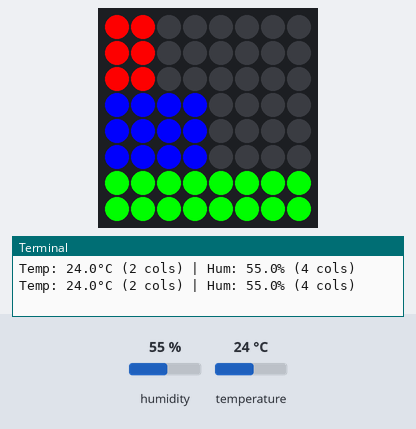
Simulated run of this program. Board: Raspberry Pi (BCM pin numbers) with a Sense HAT. On the bench: the Sense HAT's 8×8 RGB LED matrix, the last lines printed to the terminal. The test bench sets the inputs (shaded band); at power-on: humidity 55 %, temperature 24 °C.

Above: at 1.2 s.
1.3 s: humidity set to 22 %
At 2.7 s:
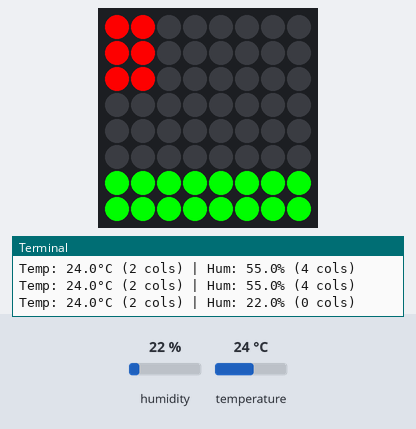
3.5 s: temperature set to 12 °C
At 5.1 s:
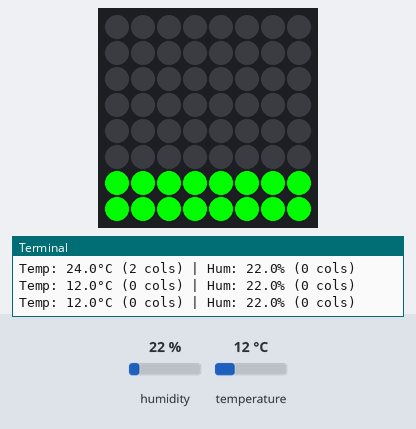
5.5 s: humidity set to 40 %
At 7.2 s:
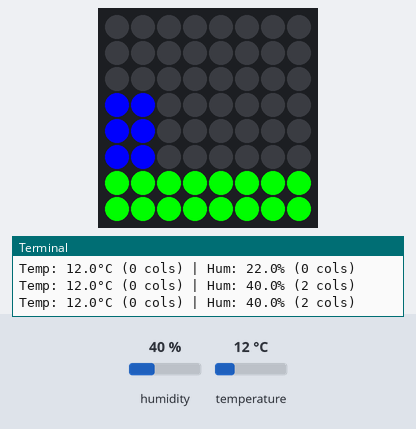
7.5 s: temperature set to 41 °C
At 8.6 s:
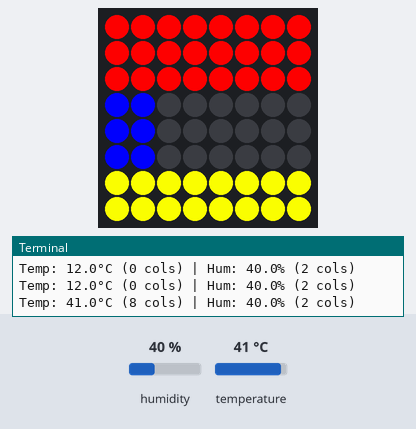
9.6 s: humidity set to 88 %
At 10.9 s:
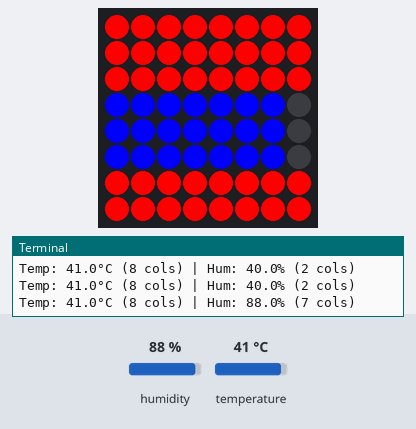
11.6 s: temperature set to 7 °C
At 13.3 s:
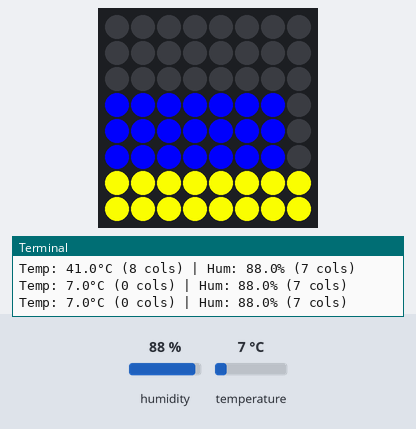
Timing chart, 0 to 14.6 s (numbered marks = the images above; inputs shaded):
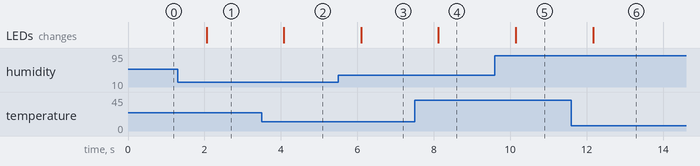

The program:

sensehat_dashboard.py
```python
from sense_emu import SenseHat
import time

sense = SenseHat()

def map_value(val, in_min, in_max, out_max=8):
    result = int((val - in_min) / (in_max - in_min) * out_max)
    return max(0, min(out_max, result))

def draw_bar(y_start, y_end, cols, color):
    for y in range(y_start, y_end + 1):
        for x in range(8):
            sense.set_pixel(x, y, color if x < cols else [0,0,0])

try:
    while True:
        temp = sense.get_temperature()
        hum = sense.get_humidity()

        temp_cols = map_value(temp, 15, 40)
        draw_bar(0, 2, temp_cols, [255, 0, 0])

        hum_cols = map_value(hum, 20, 90)
        draw_bar(3, 5, hum_cols, [0, 0, 255])

        if temp > 35 and hum > 80:
            status_color = [255, 0, 0]
        elif temp > 35 or hum > 80:
            status_color = [255, 255, 0]
        else:
            status_color = [0, 255, 0]
        draw_bar(6, 7, 8, status_color)

        print(f'Temp: {temp:.1f}°C ({temp_cols} cols) | Hum: {hum:.1f}% ({hum_cols} cols)')
        time.sleep(1)
except KeyboardInterrupt:
    sense.clear()
```

Measured:
- after the input at 1.3 s, the LEDs: change after 0.75 s (image 1)
- after the input at 3.5 s, the LEDs: change after 0.58 s (image 2)
- after the input at 5.5 s, the LEDs: change after 0.60 s (image 3)
- after the input at 7.5 s, the LEDs: change after 0.62 s (image 4)
- after the input at 9.6 s, the LEDs: change after 0.55 s (image 5)
- after the input at 11.6 s, the LEDs: change after 0.57 s (image 6)
